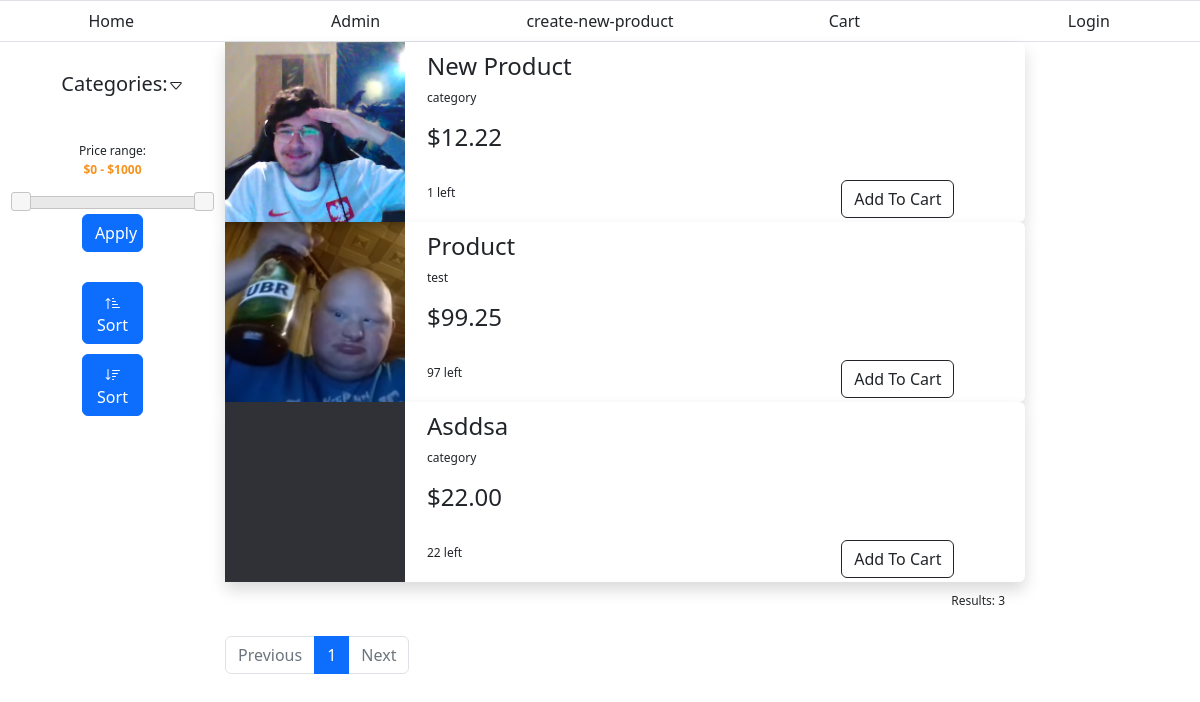
The page / on the database its author committed.
### Ecommerce/models.py (models this page shows, shortened)
class Product(models.Model):
	name = models.CharField(max_length=200)
	category = models.ForeignKey(Category, on_delete=models.CASCADE)
	availability = models.IntegerField()
	price = models.DecimalField(max_digits=5, decimal_places=2)
	def get_image_url(self):
		return Photo.objects.get(product=self).file.url

class Photo(models.Model):
	file = models.ImageField(upload_to=getImageURL, default="static/default.png")
	uploaded = models.DateTimeField(auto_now_add=True)
	product = models.ForeignKey(Product, on_delete=models.CASCADE, null=True, blank=True)

class Category(models.Model):
	name = models.CharField(max_length=200)
	def __str__(self):
		return self.name
	def availableItems(self):
		return Product.objects.filter(category=self).count()

### Ecommerce/views.py (the view)
# urls.py: path('', AvailableItemsList, name="home"),
def AvailableItemsList(request, category=None, page=None):
	context = {}
	categories = Category.objects.all()
	context['categories'] = categories
	min_price = request.GET.get('price_from', '') or None
	max_price = request.GET.get('price_to', '') or None
	sorted = request.GET.get('sorted', '') or None
	if category is not None:
		object_list = Product.objects.all().filter(category__name=category)
	else:
		object_list = Product.objects.all()
	if min_price is not None:
		object_list = object_list.filter(price__gte=min_price)
	if min_price is not None:
		object_list = object_list.filter(price__lte=max_price)
	if sorted is not None:
		if sorted == 'reverse':
			object_list = object_list.order_by('-price')
		elif sorted == 'normal':
			object_list = object_list.order_by('price')
	paginator = Paginator(object_list, 3)
	objects_count = object_list.count()
	context['objects_count'] = objects_count
	page_number = page
	page_obj = paginator.get_page(page_number)
	context['page_obj'] = page_obj
	return render(request,"Ecommerce/home.html", context)

### Ecommerce/templates/Ecommerce/home.html (shortened to what this page needs)
{% extends 'base.html' %}
{% block content %}
	{% if page_obj %}
		{% for product in page_obj %}
		<div class="product-list-item shadow bg-white rounded">
			<div class="product-image">
				<img style=" height: 180px; width: auto;" src="{{product.get_image_url}}">
			</div>
			<div class="container">
				<div class="product-data">
					<div class="product-data-item">
						<h2>{{product.name|title}}</h2>
					</div>
					<div class="product-data-item">
						<p><a href="{% url 'home' category=product.category %}">{{product.category}}</a></p>
					</div>
					<div class="product-data-item">
						<h2>${{product.price}}</h2>
					</div>
					<div class="product-data-item">
						<div class="product-footer " >
							<div >
								<br>
								<p>{{product.availability}} left</p>
							</div>
							<div>
								{% if user.is_authenticated %}
									<button type="button" class="btn btn-outline-dark addbutton" data-productid="{{product.id}}">Add To Cart</button>
								{% else %}
									<button onclick="goToLoginPage()" type="button" class="btn btn-outline-dark addbutton" >Add To Cart</button>
								{% endif %}
							</div>
						</div>
					</div>
				</div>
			</div>
		</div>
		{% endfor %}
	{% else %}
		<div class="product-list-item shadow bg-white rounded">
			<div class="product-data-not-found">
				Products not found
			</div>
		</div>
	{% endif %}
	<div class="results-counter">
		{% if objects_count > 0 %}
			<p>Results: {{objects_count}}</p>
		{% endif %}
	</div>
	<div class="page-navigation">
		<nav aria-label="...">
		  <ul class="pagination">
		  	{% if page_obj.has_previous %}
		    <li class="page-item ">
		      <a class="page-link" href="{% url 'home-paginated' page_obj.previous_page_number %}?{{request.GET.urlencode}}" tabindex="-1">Previous</a>
		    </li>
		    {% else %}
		    <li class="page-item disabled">
		      <a class="page-link" href="#" tabindex="-1">Previous</a>
		    </li>
		    {% endif %}
		    <li class="page-item active">
		      <a class="page-link" href="#">{{page_obj.number}} </a>
		    </li>
		    {% if page_obj.has_next %}
		    <li class="page-item"><a class="page-link" href="{% url 'home-paginated' page_obj.next_page_number %}?{{request.GET.urlencode}}">	{{page_obj.next_page_number}}</a></li>
		    <li class="page-item">
		      <a class="page-link" href="{% url 'home-paginated' page_obj.next_page_number %}?{{request.GET.urlencode}}">Next</a>
		    </li>
		    {% else %}
		    <li class="page-item disabled">
		      <a class="page-link" href="#">Next</a>
		    </li>
		    {% endif %}
		  </ul>
		</nav>
	</div>
{% endblock content %}
{% block sidebar %}
	<div class="r-sidebar">
	</div>
{% endblock sidebar %}
{% block leftsidebar %}
	<link rel="stylesheet" href="//code.jquery.com/ui/1.13.2/themes/base/jquery-ui.css">
	<div class="left-sidebar">
		<div class="category-list-header">
			<h2><a href="#" onclick="toggleCategories()">Categories:<svg id="caret-down" xmlns="http://www.w3.org/2000/svg" width="16" height="16" fill="currentColor" class="bi bi-caret-down" viewBox="0 0 16 16">
  <path d="M3.204 5h9.592L8 10.481 3.204 5zm-.753.659 4.796 5.48a1 1 0 0 0 1.506 0l4.796-5.48c.566-.647.106-1.659-.753-1.659H3.204a1 1 0 0 0-.753 1.659z"/></svg>
</a></h2>
		</div>
		<div class="set-price">
			<div class="price">
				<p>
					<label for="amount">Price range:</label>
					<br>
					<input type="text" id="amount" readonly style="border:0; color:#f6931f; font-weight:bold;">
				</p>
			</div>
			<div id="slider-range"></div>
			<div class="apply-button">
				<button type="button" class="btn btn-primary" onclick="check_priceRange()">Apply</button>
			</div>
		</div>
		<div class="price-buttons">
			<div class="p-button">
				<button type="button" class="btn btn-primary" onclick="sort(0)">
					Sort
				</button>
			</div>
			<div class="p-button">
				<button type="button" class="btn btn-primary" onclick="sort(1)">
					Sort
				</button>
			</div>
		</div>
	</div>
{% endblock leftsidebar %}

### static/styles/style.css (style rules this page uses)
a, a:hover, a:focus, a:active { text-decoration: none; color: inherit; }

### templates/base.html (style rules this page uses)
ul { list-style-type: none; margin: 0; padding-left: 20px; padding-right: 20px; padding-top: 10px; padding-bottom: 10px; }

### Ecommerce/templates/Ecommerce/home.html (style rules this page uses)
p { font-size: 12px; }
h2 { font-size: 20px; }
.product-data { width: 100%; display: flex; flex-direction: column; max-height: 180px; padding-left: 10px; padding-top: 10px; padding-bottom: 10px; height: 180px; }
.product-data-item { height: auto; }
.r-sidebar { padding-top: 100px; }
.left-sidebar { display: flex; flex-direction: column; min-height: 100%; padding: 0; padding-top: 30px; }
.category-list-header { height: 30px; text-align: center; padding-left: 20px; }
.category-list-header h2 { font-size: 20px; font-stretch: expanded; font-weight: Normal; }
.product-list-item { display: flex; flex-direction: row; max-height: 180px; }
.product-data-item h2 { font-size: 24px; }
.product-footer { padding-right: 10%; display: flex; flex-direction: row; justify-content: space-between; align-items: flex-end; }
.results-counter { padding-right: 20px; padding-top: 10px; text-align: right; }
.results-counter p { font-size: 12px; }
.set-price { padding-right: 20px; padding-left: 20px; padding-top: 40px; }
.price input { text-align:center }
.price-buttons button { width: 35%; }
.apply-button button { width: 35%; }
.apply-button { padding: 5px; }
.price-buttons { padding: 20px; }
.p-button { padding: 5px; }
.page-navigation { margin-top: 10px; }

### rows shown on the page
Product: get_image_url (picture), name "New Product", category "category", price "12.22", availability "1"
Product: get_image_url (picture), name "Product", category "test", price "99.25", availability "97"
Product: get_image_url (picture), name "Asddsa", category "category", price "22.00", availability "22"

### other values the page prints
{{ objects_count }} "3"
{{ page_obj.number }} "1"
